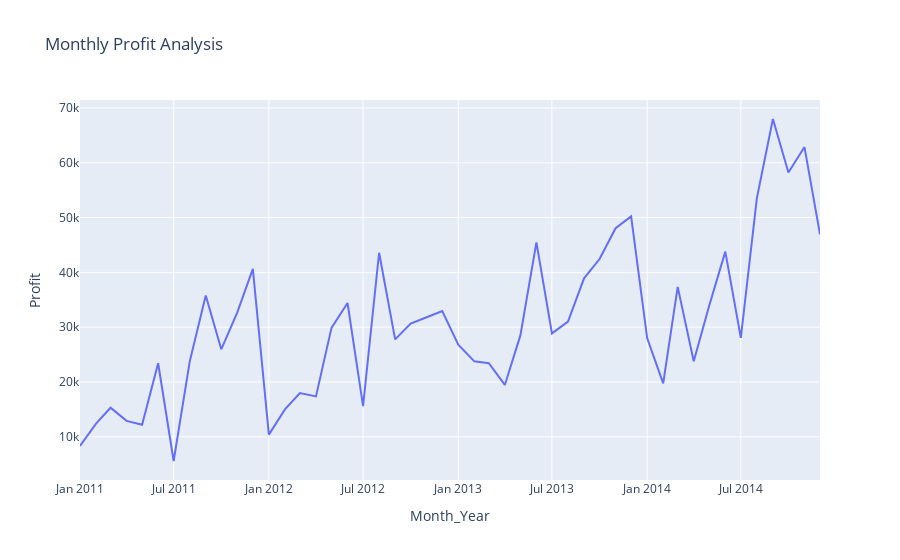

Source (notebook cell):
### Markdown cell above
4. MONTHLY PROFITS

### Code cell
profit_by_month = df.groupby('Month_Year')['Profit'].sum().reset_index()
fig = px.line(profit_by_month, x='Month_Year', y='Profit', title='Monthly Profit Analysis')
fig.show()

### Figure 1 — Plotly figure (JSON) as saved in the notebook; plotly's stock layout.template omitted (floating-point values rounded to 4 significant figures)
{"data": [{"hovertemplate": "Month_Year=%{x}<br>Profit=%{y}<extra></extra>", "legendgroup": "", "line": {"color": "#636efa", "dash": "solid"}, "marker": {"symbol": "circle"}, "mode": "lines", "name": "", "orientation": "v", "showlegend": false, "type": "scatter", "x": ["2011-01", "2011-02", "2011-03", "2011-04", "2011-05", "2011-06", "2011-07", "2011-08", "2011-09", "2011-10", "2011-11", "2011-12", "2012-01", "2012-02", "2012-03", "2012-04", "2012-05", "2012-06", "2012-07", "2012-08", "2012-09", "2012-10", "2012-11", "2012-12", "2013-01", "2013-02", "2013-03", "2013-04", "2013-05", "2013-06", "2013-07", "2013-08", "2013-09", "2013-10", "2013-11", "2013-12", "2014-01", "2014-02", "2014-03", "2014-04", "2014-05", "2014-06", "2014-07", "2014-08", "2014-09", "2014-10", "2014-11", "2014-12"], "xaxis": "x", "y": [8322.0, 12420.0, 15300.0, 12900.0, 12180.0, 23420.0, 5585.0, 23710.0, 35780.0, 25960.0, 32710.0, 40650.0, 10400.0, 15000.0, 17990.0, 17370.0, 29880.0, 34410.0, 15590.0, 43570.0, 27780.0, 30660.0, 31820.0, 32950.0, 26810.0, 23760.0, 23430.0, 19460.0, 28500.0, 45480.0, 28860.0, 31020.0, 38910.0, 42430.0, 48060.0, 50200.0, 28000.0, 19750.0, 37360.0, 23780.0, 33950.0, 43780.0, 28040.0, 53540.0, 67980.0, 58210.0, 62860.0, 46920.0], "yaxis": "y"}], "layout": {"legend": {"tracegroupgap": 0}, "title": {"text": "Monthly Profit Analysis"}, "xaxis": {"anchor": "y", "domain": [0, 1], "title": {"text": "Month_Year"}}, "yaxis": {"anchor": "x", "domain": [0, 1], "title": {"text": "Profit"}}}}
